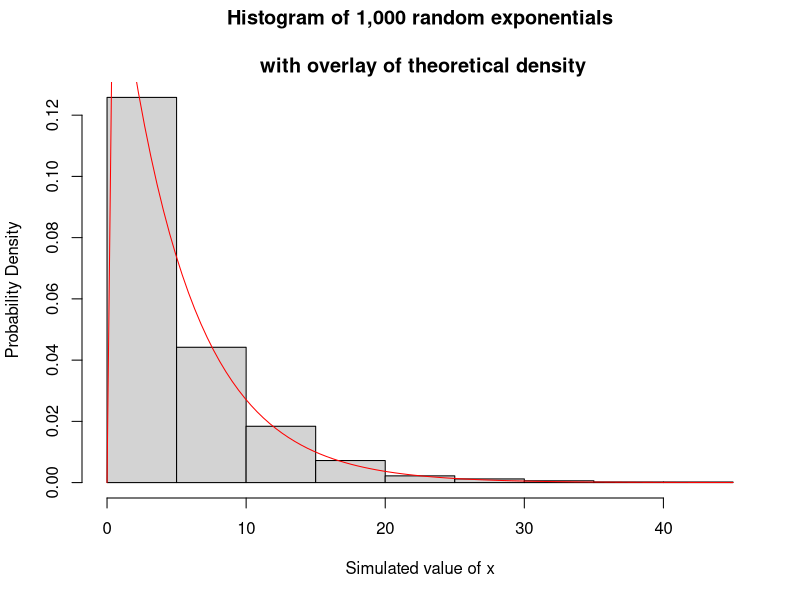
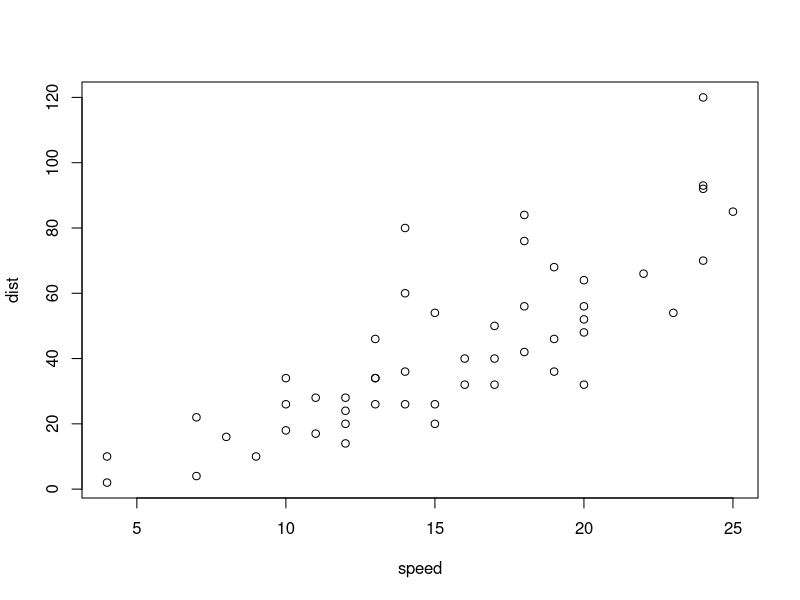

Source code (R) for these figures, in order:
## ---- chunk 1
# Simulate 1000 random exponentials
x <- rexp(1000, rate = 0.2)

# Plot the empirical results of the simulation
# Use density instead of frequency so the theoretical curve will fit.
hist(x, freq=F,
     main = "Histogram of 1,000 random exponentials
             \n with overlay of theoretical density",
     xlab = "Simulated value of x",
     ylab = "Probability Density"
     )


# Overlay a plot a theoretical exponential density curve
curve(dexp(x, rate = 0.2), add=T, col="Red")

## ---- chunk 2
summary(cars)
## ---- chunk 3
plot(cars)
